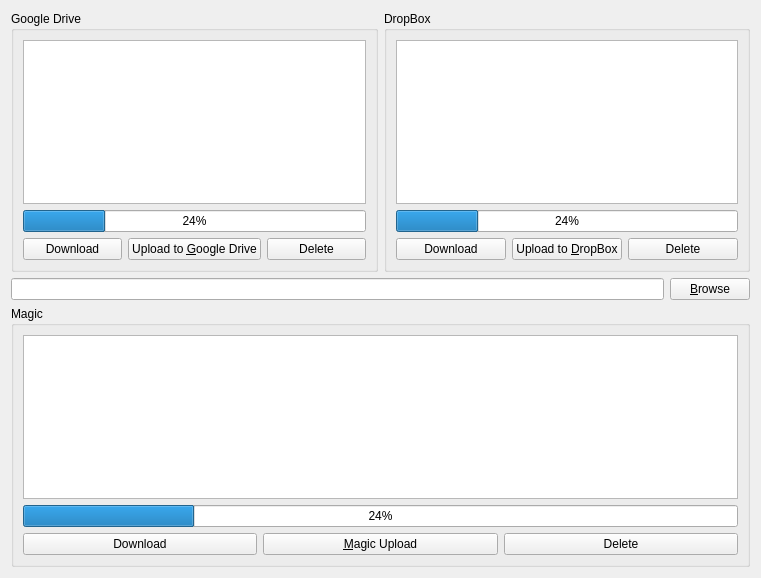
<?xml version="1.0" encoding="UTF-8"?>
<ui version="4.0">
 <class>Form</class>
 <widget class="QWidget" name="Form">
  <property name="geometry">
   <rect>
    <x>0</x>
    <y>0</y>
    <width>761</width>
    <height>578</height>
   </rect>
  </property>
  <property name="windowTitle">
   <string>Form</string>
  </property>
  <layout class="QVBoxLayout" name="verticalLayout">
   <item>
    <layout class="QHBoxLayout" name="horizontalLayout">
     <item>
      <widget class="QGroupBox" name="groupBox_3">
       <property name="title">
        <string>Google Drive</string>
       </property>
       <layout class="QVBoxLayout" name="verticalLayout_2">
        <item>
         <widget class="QListWidget" name="listWidget">
          <property name="acceptDrops">
           <bool>true</bool>
          </property>
         </widget>
        </item>
        <item>
         <widget class="QProgressBar" name="progressBar">
          <property name="value">
           <number>24</number>
          </property>
         </widget>
        </item>
        <item>
         <layout class="QHBoxLayout" name="horizontalLayout_5">
          <item>
           <widget class="QPushButton" name="pushButton_6">
            <property name="text">
             <string>Download</string>
            </property>
           </widget>
          </item>
          <item>
           <widget class="QPushButton" name="pushButton_2">
            <property name="text">
             <string>Upload to &amp;Google Drive</string>
            </property>
           </widget>
          </item>
          <item>
           <widget class="QPushButton" name="pushButton_5">
            <property name="text">
             <string>Delete</string>
            </property>
           </widget>
          </item>
         </layout>
        </item>
       </layout>
      </widget>
     </item>
     <item>
      <widget class="QGroupBox" name="groupBox_2">
       <property name="title">
        <string>DropBox</string>
       </property>
       <layout class="QVBoxLayout" name="verticalLayout_3">
        <item>
         <widget class="QListWidget" name="listWidget_2">
          <property name="acceptDrops">
           <bool>true</bool>
          </property>
         </widget>
        </item>
        <item>
         <widget class="QProgressBar" name="progressBar_2">
          <property name="value">
           <number>24</number>
          </property>
         </widget>
        </item>
        <item>
         <layout class="QHBoxLayout" name="horizontalLayout_6">
          <item>
           <widget class="QPushButton" name="pushButton_7">
            <property name="text">
             <string>Download</string>
            </property>
           </widget>
          </item>
          <item>
           <widget class="QPushButton" name="pushButton_3">
            <property name="text">
             <string>Upload to &amp;DropBox</string>
            </property>
           </widget>
          </item>
          <item>
           <widget class="QPushButton" name="pushButton_8">
            <property name="text">
             <string>Delete</string>
            </property>
           </widget>
          </item>
         </layout>
        </item>
       </layout>
      </widget>
     </item>
    </layout>
   </item>
   <item>
    <layout class="QHBoxLayout" name="horizontalLayout_2">
     <item>
      <widget class="QLineEdit" name="lineEdit"/>
     </item>
     <item>
      <widget class="QPushButton" name="pushButton">
       <property name="text">
        <string>&amp;Browse</string>
       </property>
      </widget>
     </item>
    </layout>
   </item>
   <item>
    <widget class="QGroupBox" name="groupBox">
     <property name="title">
      <string>Magic</string>
     </property>
     <layout class="QVBoxLayout" name="verticalLayout_4">
      <item>
       <widget class="QListWidget" name="listWidget_3">
        <property name="acceptDrops">
         <bool>true</bool>
        </property>
       </widget>
      </item>
      <item>
       <widget class="QProgressBar" name="progressBar_3">
        <property name="value">
         <number>24</number>
        </property>
       </widget>
      </item>
      <item>
       <layout class="QHBoxLayout" name="horizontalLayout_7">
        <item>
         <widget class="QPushButton" name="pushButton_9">
          <property name="text">
           <string>Download</string>
          </property>
         </widget>
        </item>
        <item>
         <widget class="QPushButton" name="pushButton_4">
          <property name="text">
           <string>&amp;Magic Upload</string>
          </property>
         </widget>
        </item>
        <item>
         <widget class="QPushButton" name="pushButton_10">
          <property name="text">
           <string>Delete</string>
          </property>
         </widget>
        </item>
       </layout>
      </item>
     </layout>
    </widget>
   </item>
  </layout>
 </widget>
 <resources/>
 <connections/>
</ui>
